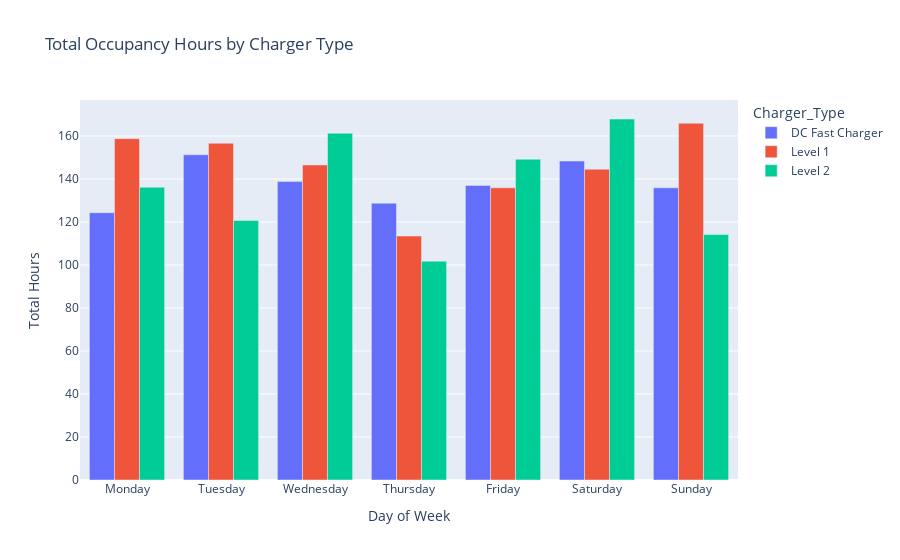

Notebook cell for this chart:
### Markdown cell above
### 3.2.3 Total Occupancy hours by Charger Type
**Description**  
This grouped bar chart shows the daily total occupancy per charger.

**Explanation**  
Comparing daily total occupancy per charger type focuses on utilisation and revenue potential.

### Code cell
import plotly.express as px

# Create aggregated data
agg_df = df.groupby(['Day_of_Week', 'Charger_Type'], as_index=False)['Session_Duration_(hours)'].sum()

fig = px.bar(agg_df,
             x='Day_of_Week', 
             y='Session_Duration_(hours)',
             color='Charger_Type',
             barmode='group',
             title='Total Occupancy Hours by Charger Type',
             labels={'Day_of_Week': 'Day of Week', 'Session_Duration_(hours)': 'Total Hours'})

fig.update_layout(xaxis={'categoryorder': 'array', 
                         'categoryarray': ['Monday', 'Tuesday', 'Wednesday', 
                                          'Thursday', 'Friday', 'Saturday', 'Sunday']})

fig.show()

### Figure 1 — Plotly figure (JSON) as saved in the notebook; plotly's stock layout.template omitted (floating-point values rounded to 4 significant figures)
{"data": [{"alignmentgroup": "True", "hovertemplate": "Charger_Type=DC Fast Charger<br>Day of Week=%{x}<br>Total Hours=%{y}<extra></extra>", "legendgroup": "DC Fast Charger", "marker": {"color": "#636efa", "pattern": {"shape": ""}}, "name": "DC Fast Charger", "offsetgroup": "DC Fast Charger", "orientation": "v", "showlegend": true, "textposition": "auto", "type": "bar", "x": ["Friday", "Monday", "Saturday", "Sunday", "Thursday", "Tuesday", "Wednesday"], "xaxis": "x", "y": [137.0, 124.3, 148.3, 135.9, 128.7, 151.3, 138.8], "yaxis": "y"}, {"alignmentgroup": "True", "hovertemplate": "Charger_Type=Level 1<br>Day of Week=%{x}<br>Total Hours=%{y}<extra></extra>", "legendgroup": "Level 1", "marker": {"color": "#EF553B", "pattern": {"shape": ""}}, "name": "Level 1", "offsetgroup": "Level 1", "orientation": "v", "showlegend": true, "textposition": "auto", "type": "bar", "x": ["Friday", "Monday", "Saturday", "Sunday", "Thursday", "Tuesday", "Wednesday"], "xaxis": "x", "y": [135.9, 158.8, 144.6, 165.9, 113.5, 156.6, 146.5], "yaxis": "y"}, {"alignmentgroup": "True", "hovertemplate": "Charger_Type=Level 2<br>Day of Week=%{x}<br>Total Hours=%{y}<extra></extra>", "legendgroup": "Level 2", "marker": {"color": "#00cc96", "pattern": {"shape": ""}}, "name": "Level 2", "offsetgroup": "Level 2", "orientation": "v", "showlegend": true, "textposition": "auto", "type": "bar", "x": ["Friday", "Monday", "Saturday", "Sunday", "Thursday", "Tuesday", "Wednesday"], "xaxis": "x", "y": [149.2, 136.2, 167.9, 114.1, 101.8, 120.7, 161.3], "yaxis": "y"}], "layout": {"barmode": "group", "legend": {"title": {"text": "Charger_Type"}, "tracegroupgap": 0}, "title": {"text": "Total Occupancy Hours by Charger Type"}, "xaxis": {"anchor": "y", "categoryarray": ["Monday", "Tuesday", "Wednesday", "Thursday", "Friday", "Saturday", "Sunday"], "categoryorder": "array", "domain": [0, 1], "title": {"text": "Day of Week"}}, "yaxis": {"anchor": "x", "domain": [0, 1], "title": {"text": "Total Hours"}}}}
